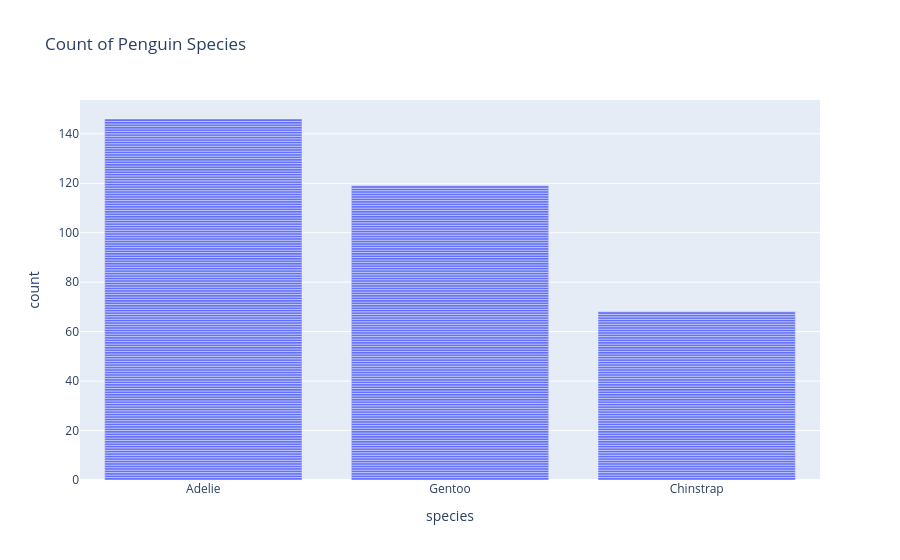

The code cell stored with this chart in its notebook:
### Code cell
fig = px.bar(df, x='species', title="Count of Penguin Species")
fig.show()

### Figure 1 — Plotly figure (JSON) as saved in the notebook; plotly's stock layout.template omitted (floating-point values rounded to 4 significant figures; data arrays with more than 128 entries replaced by an {"elided": "..."} marker saying what was removed)
{"data": [{"hovertemplate": "species=%{x}<br>count=%{y}<extra></extra>", "legendgroup": "", "marker": {"color": "#636efa", "pattern": {"shape": ""}}, "name": "", "orientation": "v", "showlegend": false, "textposition": "auto", "type": "bar", "x": {"elided": "333 str values"}, "xaxis": "x", "y": {"elided": "333 int values"}, "yaxis": "y"}], "layout": {"barmode": "relative", "legend": {"tracegroupgap": 0}, "title": {"text": "Count of Penguin Species"}, "xaxis": {"anchor": "y", "domain": [0, 1], "title": {"text": "species"}}, "yaxis": {"anchor": "x", "domain": [0, 1], "title": {"text": "count"}}}}
